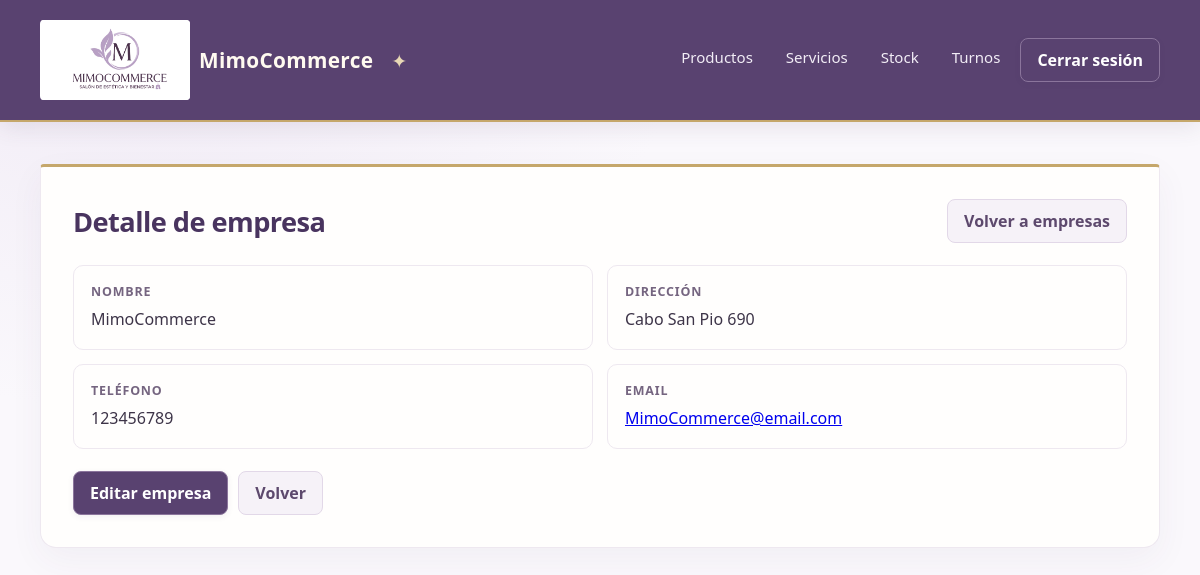
Page /empresa/3/ (signed in) on the earlier database version.
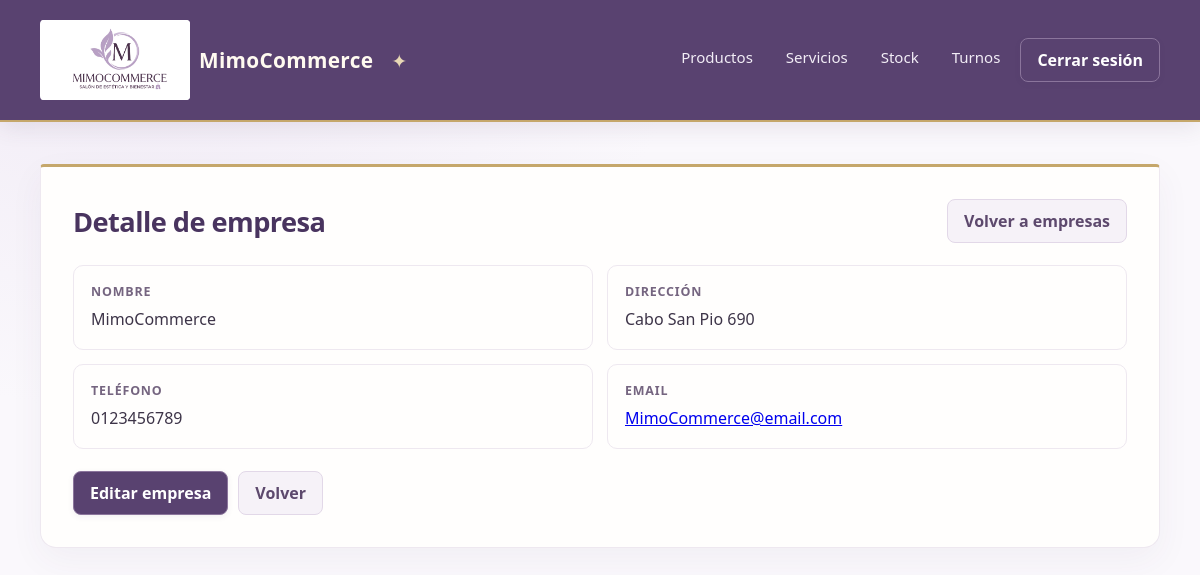
Same page on the later database version.
### apps/empresa/models.py (models this page shows, shortened)
class Empresa(models.Model):
    nombre = models.CharField(max_length=100)
    direccion = models.CharField(max_length=200)
    telefono = models.CharField(max_length=20)
    email = models.EmailField()

### apps/empresa/views.py (the view)
# urls.py: path('<int:pk>/', EmpresaDetailView.as_view(), name='empresa_detail'),
class EmpresaDetailView(LoginRequiredMixin, DetailView):
    model = Empresa
    template_name = "empresa/detail.html"
    context_object_name = "empresa" # Nombre de la variable

### apps/empresa/views.py (called while the page is built)
def empresa_encabezado(request):
    return {'empresa_encabezado': Empresa.objects.order_by('pk').first()}

### templates/empresa/detail.html (shortened to what this page needs)
{% extends 'base/base.html' %}
{% block contentido %}
<div class="page-heading">
    <h1>Detalle de empresa</h1>
    <a class="button button-secondary" href="{% url 'empresa:empresa_list' %}">Volver a empresas</a>
</div>
<dl class="detail-grid">
    <div class="detail-item"><dt>Nombre</dt><dd>{{ empresa.nombre }}</dd></div>
    <div class="detail-item"><dt>Dirección</dt><dd>{{ empresa.direccion }}</dd></div>
    <div class="detail-item"><dt>Teléfono</dt><dd>{{ empresa.telefono }}</dd></div>
    <div class="detail-item"><dt>Email</dt><dd><a href="mailto:{{ empresa.email }}">{{ empresa.email }}</a></dd></div>
</dl>
<div class="form-actions detail-actions">
    <a class="button" href="{% url 'empresa:empresa_update' empresa.pk %}">Editar empresa</a>
    <a class="button button-secondary" href="{% url 'empresa:empresa_list' %}">Volver</a>
</div>
{% endblock contentido %}

Differences in the rows shown:
changed Empresa "MimoCommerce": telefono "123456789" → "0123456789"
